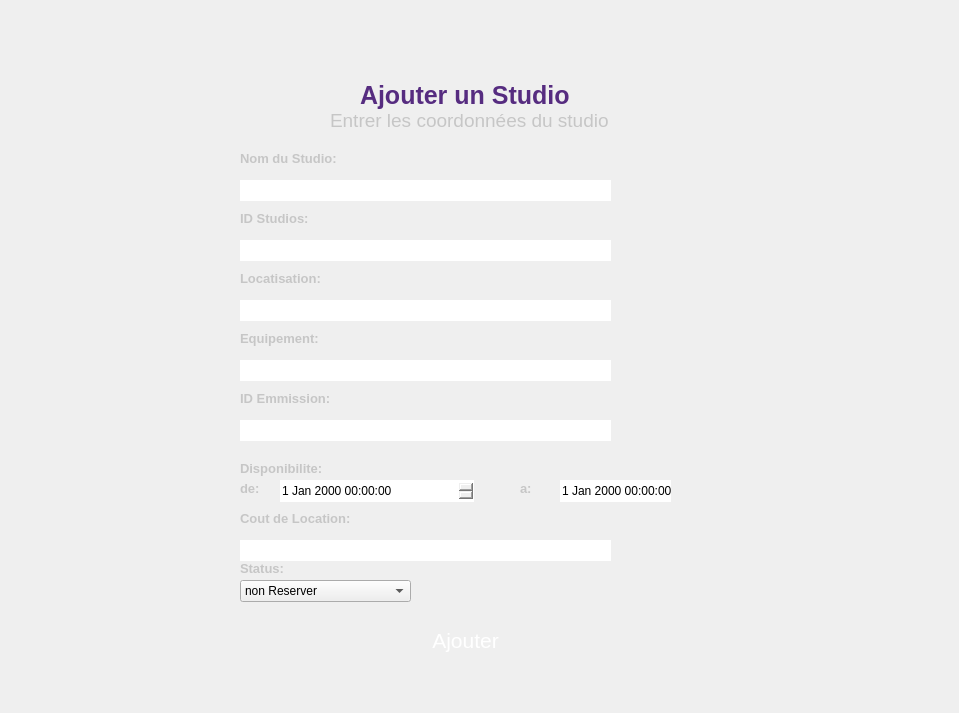
<?xml version="1.0" encoding="UTF-8"?>
<ui version="4.0">
 <class>addstudio</class>
 <widget class="QDialog" name="addstudio">
  <property name="geometry">
   <rect>
    <x>0</x>
    <y>0</y>
    <width>959</width>
    <height>713</height>
   </rect>
  </property>
  <property name="windowTitle">
   <string>Dialog</string>
  </property>
  <property name="styleSheet">
   <string notr="true">background-image: url(:/Sign In (1).png);</string>
  </property>
  <widget class="QLabel" name="label">
   <property name="geometry">
    <rect>
     <x>220</x>
     <y>10</y>
     <width>511</width>
     <height>671</height>
    </rect>
   </property>
   <property name="font">
    <font>
     <pointsize>12</pointsize>
    </font>
   </property>
   <property name="styleSheet">
    <string notr="true">border-image: url(:/Solid_white.png);
border: none;
border-radius:45px;</string>
   </property>
   <property name="text">
    <string/>
   </property>
  </widget>
  <widget class="QLabel" name="label_2">
   <property name="geometry">
    <rect>
     <x>280</x>
     <y>-10</y>
     <width>341</width>
     <height>91</height>
    </rect>
   </property>
   <property name="styleSheet">
    <string notr="true">background-image: url(:/Tv_tally_mtarfeskhir 1.png);</string>
   </property>
   <property name="text">
    <string/>
   </property>
  </widget>
  <widget class="QLabel" name="label_3">
   <property name="geometry">
    <rect>
     <x>360</x>
     <y>80</y>
     <width>331</width>
     <height>31</height>
    </rect>
   </property>
   <property name="font">
    <font>
     <family>MS Sans Serif</family>
     <pointsize>19</pointsize>
     <weight>75</weight>
     <bold>true</bold>
    </font>
   </property>
   <property name="styleSheet">
    <string notr="true">color: rgb(86, 44, 128);
background-image: url(:/Solid_white.png);</string>
   </property>
   <property name="text">
    <string>Ajouter un Studio</string>
   </property>
  </widget>
  <widget class="QLabel" name="label_4">
   <property name="geometry">
    <rect>
     <x>330</x>
     <y>110</y>
     <width>351</width>
     <height>20</height>
    </rect>
   </property>
   <property name="font">
    <font>
     <pointsize>14</pointsize>
    </font>
   </property>
   <property name="styleSheet">
    <string notr="true">color: rgb(198, 198, 198);
background-image: url(:/Solid_white.png);</string>
   </property>
   <property name="text">
    <string>Entrer les coordonnées du studio</string>
   </property>
  </widget>
  <widget class="QPushButton" name="pushButton">
   <property name="geometry">
    <rect>
     <x>240</x>
     <y>620</y>
     <width>451</width>
     <height>41</height>
    </rect>
   </property>
   <property name="font">
    <font>
     <family>MS Shell Dlg 2</family>
     <pointsize>16</pointsize>
     <weight>50</weight>
     <italic>false</italic>
     <bold>false</bold>
    </font>
   </property>
   <property name="styleSheet">
    <string notr="true">QPushButton{
background:url(&quot;C:/Users/AYMEN/Desktop/qt/Rectangle 1.png&quot;);
color: rgb(255, 255, 255);
font: 16pt &quot;MS Shell Dlg 2&quot;;
border-radius:10px;
border: none;
}
QPushButton:hover{
 
	color: rgb(0, 0, 0);
	background-color: rgb(131, 131, 131);

}</string>
   </property>
   <property name="text">
    <string>Ajouter</string>
   </property>
  </widget>
  <widget class="QGroupBox" name="groupBox">
   <property name="geometry">
    <rect>
     <x>240</x>
     <y>130</y>
     <width>431</width>
     <height>521</height>
    </rect>
   </property>
   <property name="styleSheet">
    <string notr="true">background-image: url(:/Solid_white.png);
border: none;</string>
   </property>
   <property name="title">
    <string/>
   </property>
   <widget class="QLabel" name="label_5">
    <property name="geometry">
     <rect>
      <x>0</x>
      <y>20</y>
      <width>111</width>
      <height>16</height>
     </rect>
    </property>
    <property name="font">
     <font>
      <family>MS Sans Serif</family>
      <pointsize>10</pointsize>
      <weight>75</weight>
      <bold>true</bold>
     </font>
    </property>
    <property name="styleSheet">
     <string notr="true">color: rgb(198, 198, 198);</string>
    </property>
    <property name="text">
     <string>Nom du Studio:</string>
    </property>
   </widget>
   <widget class="QLineEdit" name="nom">
    <property name="geometry">
     <rect>
      <x>0</x>
      <y>50</y>
      <width>371</width>
      <height>21</height>
     </rect>
    </property>
    <property name="font">
     <font>
      <pointsize>14</pointsize>
     </font>
    </property>
    <property name="styleSheet">
     <string notr="true">border:2px;</string>
    </property>
   </widget>
   <widget class="QLabel" name="label_6">
    <property name="geometry">
     <rect>
      <x>0</x>
      <y>80</y>
      <width>131</width>
      <height>16</height>
     </rect>
    </property>
    <property name="font">
     <font>
      <family>MS Sans Serif</family>
      <pointsize>10</pointsize>
      <weight>75</weight>
      <bold>true</bold>
     </font>
    </property>
    <property name="styleSheet">
     <string notr="true">color: rgb(198, 198, 198);</string>
    </property>
    <property name="text">
     <string>ID Studios:</string>
    </property>
   </widget>
   <widget class="QLineEdit" name="id1">
    <property name="geometry">
     <rect>
      <x>0</x>
      <y>110</y>
      <width>371</width>
      <height>21</height>
     </rect>
    </property>
    <property name="font">
     <font>
      <pointsize>14</pointsize>
     </font>
    </property>
    <property name="styleSheet">
     <string notr="true">border:2px;</string>
    </property>
   </widget>
   <widget class="QLabel" name="label_7">
    <property name="geometry">
     <rect>
      <x>0</x>
      <y>140</y>
      <width>131</width>
      <height>16</height>
     </rect>
    </property>
    <property name="font">
     <font>
      <family>MS Sans Serif</family>
      <pointsize>10</pointsize>
      <weight>75</weight>
      <bold>true</bold>
     </font>
    </property>
    <property name="styleSheet">
     <string notr="true">color: rgb(198, 198, 198);</string>
    </property>
    <property name="text">
     <string>Locatisation:</string>
    </property>
   </widget>
   <widget class="QLineEdit" name="loc">
    <property name="geometry">
     <rect>
      <x>0</x>
      <y>170</y>
      <width>371</width>
      <height>21</height>
     </rect>
    </property>
    <property name="font">
     <font>
      <pointsize>14</pointsize>
     </font>
    </property>
    <property name="styleSheet">
     <string notr="true">border:2px;</string>
    </property>
   </widget>
   <widget class="QLineEdit" name="eq">
    <property name="geometry">
     <rect>
      <x>0</x>
      <y>230</y>
      <width>371</width>
      <height>21</height>
     </rect>
    </property>
    <property name="font">
     <font>
      <pointsize>14</pointsize>
     </font>
    </property>
    <property name="styleSheet">
     <string notr="true">border:2px;</string>
    </property>
   </widget>
   <widget class="QLabel" name="label_8">
    <property name="geometry">
     <rect>
      <x>0</x>
      <y>200</y>
      <width>131</width>
      <height>16</height>
     </rect>
    </property>
    <property name="font">
     <font>
      <family>MS Sans Serif</family>
      <pointsize>10</pointsize>
      <weight>75</weight>
      <bold>true</bold>
     </font>
    </property>
    <property name="styleSheet">
     <string notr="true">color: rgb(198, 198, 198);</string>
    </property>
    <property name="text">
     <string>Equipement:</string>
    </property>
   </widget>
   <widget class="QLabel" name="label_9">
    <property name="geometry">
     <rect>
      <x>0</x>
      <y>260</y>
      <width>131</width>
      <height>16</height>
     </rect>
    </property>
    <property name="font">
     <font>
      <family>MS Sans Serif</family>
      <pointsize>10</pointsize>
      <weight>75</weight>
      <bold>true</bold>
     </font>
    </property>
    <property name="styleSheet">
     <string notr="true">color: rgb(198, 198, 198);</string>
    </property>
    <property name="text">
     <string>ID Emmission:</string>
    </property>
   </widget>
   <widget class="QLineEdit" name="id2">
    <property name="geometry">
     <rect>
      <x>0</x>
      <y>290</y>
      <width>371</width>
      <height>21</height>
     </rect>
    </property>
    <property name="font">
     <font>
      <pointsize>14</pointsize>
     </font>
    </property>
    <property name="styleSheet">
     <string notr="true">border:2px;</string>
    </property>
   </widget>
   <widget class="QLabel" name="label_10">
    <property name="geometry">
     <rect>
      <x>0</x>
      <y>430</y>
      <width>131</width>
      <height>16</height>
     </rect>
    </property>
    <property name="font">
     <font>
      <family>MS Sans Serif</family>
      <pointsize>10</pointsize>
      <weight>75</weight>
      <bold>true</bold>
     </font>
    </property>
    <property name="styleSheet">
     <string notr="true">color: rgb(198, 198, 198);</string>
    </property>
    <property name="text">
     <string>Status:</string>
    </property>
   </widget>
   <widget class="QLabel" name="label_11">
    <property name="geometry">
     <rect>
      <x>0</x>
      <y>380</y>
      <width>131</width>
      <height>16</height>
     </rect>
    </property>
    <property name="font">
     <font>
      <family>MS Sans Serif</family>
      <pointsize>10</pointsize>
      <weight>75</weight>
      <bold>true</bold>
     </font>
    </property>
    <property name="styleSheet">
     <string notr="true">color: rgb(198, 198, 198);</string>
    </property>
    <property name="text">
     <string>Cout de Location:</string>
    </property>
   </widget>
   <widget class="QLabel" name="label_12">
    <property name="geometry">
     <rect>
      <x>0</x>
      <y>330</y>
      <width>131</width>
      <height>16</height>
     </rect>
    </property>
    <property name="font">
     <font>
      <family>MS Sans Serif</family>
      <pointsize>10</pointsize>
      <weight>75</weight>
      <bold>true</bold>
     </font>
    </property>
    <property name="styleSheet">
     <string notr="true">color: rgb(198, 198, 198);</string>
    </property>
    <property name="text">
     <string>Disponibilite:</string>
    </property>
   </widget>
   <widget class="QLineEdit" name="cout">
    <property name="geometry">
     <rect>
      <x>0</x>
      <y>410</y>
      <width>371</width>
      <height>21</height>
     </rect>
    </property>
    <property name="font">
     <font>
      <pointsize>14</pointsize>
     </font>
    </property>
    <property name="styleSheet">
     <string notr="true">border:2px;</string>
    </property>
   </widget>
   <widget class="QDateTimeEdit" name="date1">
    <property name="geometry">
     <rect>
      <x>40</x>
      <y>350</y>
      <width>194</width>
      <height>22</height>
     </rect>
    </property>
   </widget>
   <widget class="QDateTimeEdit" name="date2">
    <property name="geometry">
     <rect>
      <x>320</x>
      <y>350</y>
      <width>194</width>
      <height>22</height>
     </rect>
    </property>
   </widget>
   <widget class="QLabel" name="label_13">
    <property name="geometry">
     <rect>
      <x>0</x>
      <y>350</y>
      <width>31</width>
      <height>16</height>
     </rect>
    </property>
    <property name="font">
     <font>
      <family>MS Sans Serif</family>
      <pointsize>10</pointsize>
      <weight>75</weight>
      <bold>true</bold>
     </font>
    </property>
    <property name="styleSheet">
     <string notr="true">color: rgb(198, 198, 198);</string>
    </property>
    <property name="text">
     <string>de:</string>
    </property>
   </widget>
   <widget class="QLabel" name="label_14">
    <property name="geometry">
     <rect>
      <x>280</x>
      <y>350</y>
      <width>21</width>
      <height>16</height>
     </rect>
    </property>
    <property name="font">
     <font>
      <family>MS Sans Serif</family>
      <pointsize>10</pointsize>
      <weight>75</weight>
      <bold>true</bold>
     </font>
    </property>
    <property name="styleSheet">
     <string notr="true">color: rgb(198, 198, 198);</string>
    </property>
    <property name="text">
     <string>a:</string>
    </property>
   </widget>
  </widget>
  <widget class="QComboBox" name="stat">
   <property name="geometry">
    <rect>
     <x>240</x>
     <y>580</y>
     <width>171</width>
     <height>22</height>
    </rect>
   </property>
   <item>
    <property name="text">
     <string>non Reserver</string>
    </property>
   </item>
   <item>
    <property name="text">
     <string>Reserver</string>
    </property>
   </item>
  </widget>
  <zorder>label</zorder>
  <zorder>label_2</zorder>
  <zorder>label_3</zorder>
  <zorder>label_4</zorder>
  <zorder>groupBox</zorder>
  <zorder>stat</zorder>
  <zorder>pushButton</zorder>
 </widget>
 <resources/>
 <connections/>
</ui>
